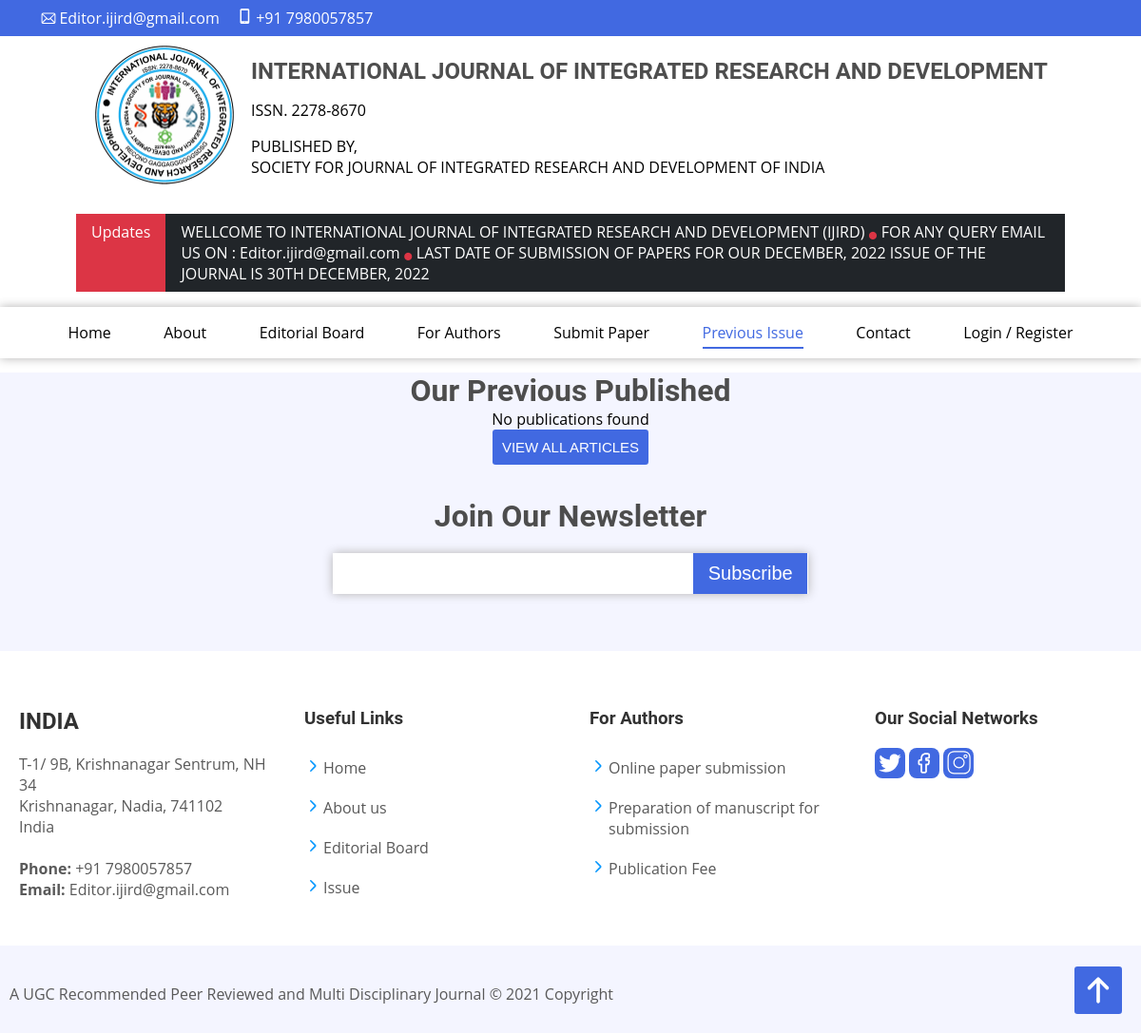
The app's page /previous-issue.php, older data.
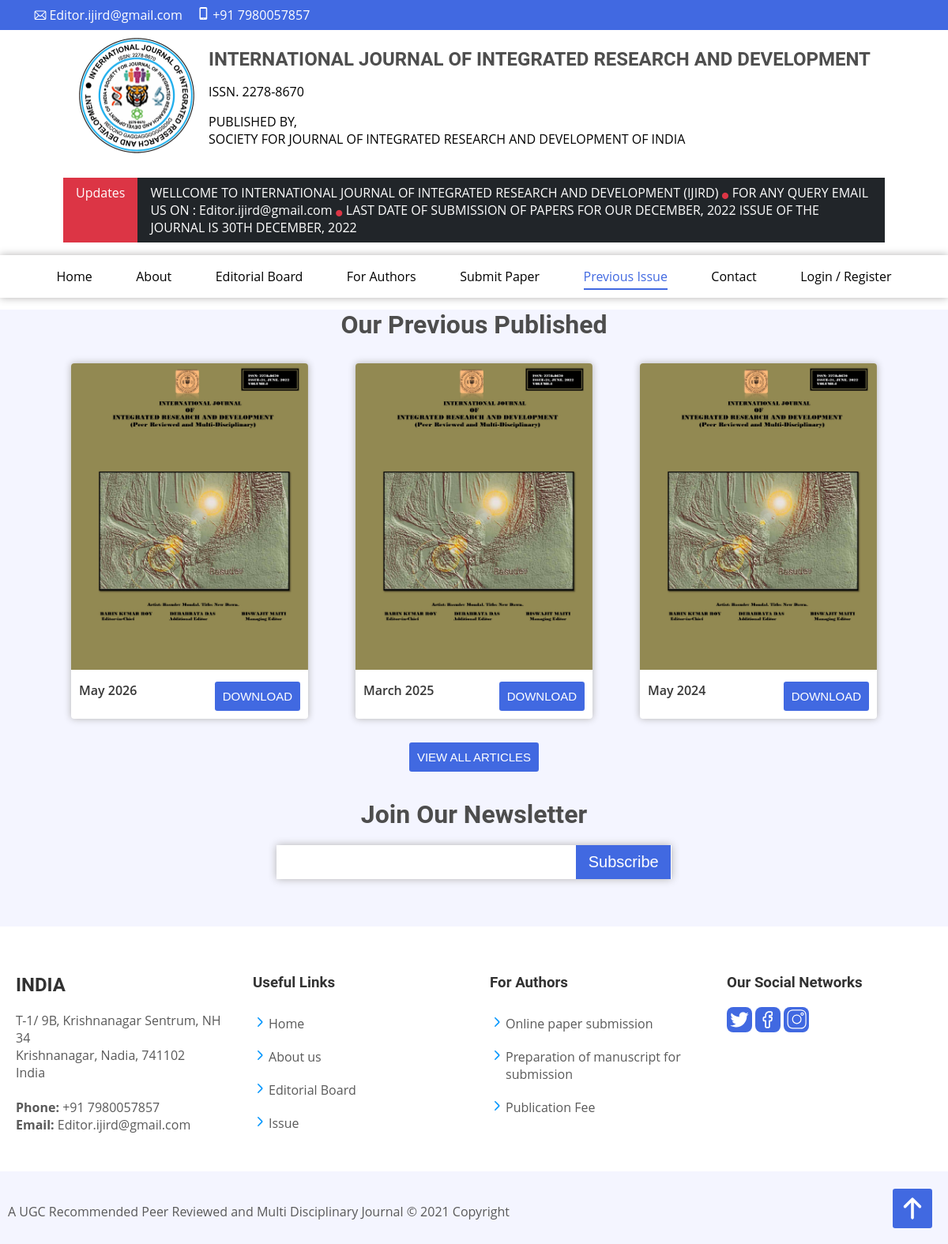
The same page, newer data.
### tables this page shows
CREATE TABLE IF NOT EXISTS `published` (
  `id` int NOT NULL AUTO_INCREMENT,
  `name` varchar(255) NOT NULL DEFAULT '0',
  `date` date NOT NULL,
  `image` varchar(255) NOT NULL DEFAULT '0',
  `path` varchar(255) NOT NULL DEFAULT '0',
  `visible` tinyint(1) NOT NULL DEFAULT '1',
  `created_at` timestamp NULL DEFAULT CURRENT_TIMESTAMP,
  PRIMARY KEY (`id`) USING BTREE
);

### previous-issue.php (the view, shortened to what this page needs)
<!DOCTYPE html>
<html lang="en">
<head>
    <link href="style/style.css" rel="stylesheet">
    <link href="style/previous-issue.css" rel="stylesheet">
    <link href="style/top_footer.css" rel="stylesheet">
</head>
<body>
    <?php require_once('page_sections/top_section.php') ?>
    <nav>
        <?php
        $current_page = "previous-issue";
        require_once('page_sections/nav.php')
            ?>
    </nav>
    <main>
        <section id="articales">
            <div class="width-limit">
                <div class="section-title">
                    <h3>Our Previous Published</h3>
                </div>
                <div class="flex center wrap">
                    <?php
                    require_once './loginsystem/connt_db.php';
                    $query = "SELECT * FROM published WHERE visible = 1 ORDER BY date DESC";
                    $result = $conn->query($query);
                    if ($result->num_rows > 0) {
                        while ($row = $result->fetch_assoc()) {
                            $formatted_date = date('F Y', strtotime($row['date']));
                            echo '
                    <div class="prev-published">
                        <div class="prev-p-box">
                            <div class="book-image">
                                <img src="' . htmlspecialchars($row['image']) . '" alt="' . htmlspecialchars($row['name']) . '">
                            </div>
                            <div class="book-download">
                                <p class="flex wrap space_btwn">' . $formatted_date . '
                                    <a href="' . htmlspecialchars($row['path']) . '" download>
                                        <button class="btn">DOWNLOAD</button>
                                    </a>
                                </p>
                            </div>
                        </div>
                    </div>';
                        }
                    } else {
                        echo '<p>No publications found</p>';
                    }
                    ?>
                </div>
                <div class="flex center">
                    <a href="#">
                        <button class="btn">VIEW ALL ARTICLES</button>
                    </a>
                </div>
            </div>
        </section>
    </main>
    <?php require_once('page_sections/footer.php') ?>
</body>
</html>

### page_sections/top_section.php
<section id="topbar">
    <div class="width-limit row-1">
        <a href="mailto:contact@example.com">
            <span class="contactinfo"><i class="email-logo"></i>Editor.ijird@gmail.com</span>
        </a>
        <span class="contactinfo"><i class="phone-logo"></i>+91 7980057857</span>
    </div>
</section>
<section id="institution">
    <div class="width-limit row-2 flex center">
        <div>
            <center><img src="images\logo\logo.gif" style="height: 150px; width: 150px;"></center>
        </div>
        <div>
            <h2>INTERNATIONAL JOURNAL OF INTEGRATED RESEARCH AND DEVELOPMENT</h2>
            <p>ISSN. 2278-8670</p>
            <p>PUBLISHED BY,<br>
                SOCIETY FOR JOURNAL OF INTEGRATED RESEARCH AND DEVELOPMENT OF INDIA</p>
        </div>
    </div>
</section>
<section id="updates">
    <div class="width-limit">
        <div class="row-3 flex center">
            <div>
                <span>Updates</span>
            </div>
            <marquee onmouseover="this.stop();" onmouseout="this.start();" id="marquee-1">
                <a href="#">
                    WELLCOME TO INTERNATIONAL JOURNAL OF INTEGRATED RESEARCH AND DEVELOPMENT (IJIRD)
                </a>
                <span>&#11044</span>
                <a href="#">
                    FOR ANY QUERY EMAIL US ON : Editor.ijird@gmail.com
                </a>
                <span>&#11044</span>
                <a href="#">
                    LAST DATE OF SUBMISSION OF PAPERS FOR OUR DECEMBER, 2022 ISSUE
                    OF THE JOURNAL IS 30TH DECEMBER, 2022
                </a>
            </marquee>
        </div>
    </div>
</section>

### page_sections/nav.php (shortened to what this page needs)
<div class="width-limit">
    <ul id="nav" class="flex even_space">
        <li <?php if ($current_page == "home") {
            echo 'class="active"';
        }
        ?>><a href="./index.php">Home</a></li>
        <li <?php if ($current_page == "about") {
            echo 'class="active"';
        }
        ?>><a href="./about.php">About</a></li>
        <li <?php if ($current_page == "editorial-board") {
            echo 'class="active"';
        }
        ?>><a href="./editorial-board.php">Editorial Board</a></li>
        <li><a href="#"><span>For Authors</span></a>
        </li>
        <li <?php if ($current_page == "submit-paper") {
            echo 'class="active"';
        }
        ?>><a href="./submit-paper.php"> Submit
                Paper </a></li>
        <li <?php if ($current_page == "previous-issue") {
            echo 'class="active"';
        }
        ?>><a href="./previous-issue.php">
                Previous Issue </a></li>
        <li><a href="./index.php#our-contact"> Contact </a></li>
        <?php
        if (isset($_SESSION['loggedin']) && $_SESSION['loggedin'] == true) {
            if ($_SESSION['start'] > $_SESSION['end'] + 0.5) {
                header("location: logout.php");
            } else {
                $_SESSION['start'] = time();
            }
            if ($current_page == "profile")
                echo '<li class="active"><a href="./profile.php">' . $_SESSION['first_name'].' '.$_SESSION['last_name'] . '</a></li>';
            else
                echo '<li><a href="./profile.php"> Profile </a></li>';
        } else {
            if ($current_page == "login")
                echo '<li class="active"><a href="./login.php"> Login / Register </a></li>';
            else
                echo '<li><a href="./login.php"> Login / Register </a></li>';
        }
        ?>
    </ul>
</div>

### page_sections/footer.php
<footer>
    <div id="newsletter">
        <div class="section-title">
            <h3>Join Our Newsletter</h3>
        </div>
        <div>
            <div id="newsletter_form">
                <form action="" method="post">
                    <input type="email" name="email" id="newsletter_email">
                    <input type="submit" onclick="newsLetter()" value="Subscribe" id="newsletter_submit" class="btn">
                </form>
            </div>
        </div>
    </div>
    <div class="outer-box">
        <div>
            <div id="links-details" class="width-limit flex even_space wrap">
                <div>
                    <h2>INDIA</h2>
                    <p>
                        T-1/ 9B, Krishnanagar Sentrum, NH 34 <br>
                        Krishnanagar, Nadia, 741102<br>
                        India <br><br>
                        <strong>Phone:</strong> +91 7980057857<br>
                        <strong>Email:</strong> Editor.ijird@gmail.com <br>
                    </p>
                </div>
                <div>
                    <h3>Useful Links</h3>
                    <ul>
                        <li><i></i><a href="#">Home</a></li>
                        <li><i></i><a href="#">About us</a></li>
                        <li><i></i><a href="#">Editorial Board</a></li>
                        <li><i></i><a href="#">Issue </a></li>
                    </ul>
                </div>
                <div>
                    <h3> For Authors </h3>
                    <ul>
                        <li><i></i><a href="#">Online paper submission</a></li>
                        <li><i></i><a href="#"> Preparation of manuscript for submission </a></li>
                        <li><i></i><a href="#">Publication Fee </a></li>
                    </ul>
                </div>
                <div>
                    <h3>Our Social Networks</h3>
                    <div id="Social-Networks">
                        <a id="twitter" href="#"></a>
                        <a id="facebook" href="#"></a>
                        <a id="instagram" href="#"></a>
                    </div>
                </div>
            </div>
        </div>
    </div>
    <div>
        <div id="ugc-copy-right" class="width-limit">
            A UGC Recommended Peer Reviewed and Multi Disciplinary Journal © 2021 Copyright
        </div>
    </div>
</footer>
<a href="#" id="back-to-top" class="btn"></a>

### style/style.css (style rules this page uses)
* { margin: 0; padding: 0; box-sizing: border-box; }
body { font-family: "Open Sans", sans-serif; }
.width-limit { max-width: 100rem; margin: auto; }
h1, h2, h3, h4, h5, h6 { font-family: "Roboto", sans-serif; }
a { color: royalblue; cursor: pointer; text-decoration: none; }
li { list-style: none; }
.flex { display: flex; }
.wrap { flex-wrap: wrap; }
.space_btwn { justify-content: space-between; }
.center { justify-content: center; }
.even_space { justify-content: space-evenly; }
nav { padding: 1rem; box-shadow: 0 0 10px rgb(179, 178, 178); background-color: white; position: sticky; top: 0px; z-index: 10; }
#nav li a { display: block; color: black; position: relative; }
.active a, #nav li a:hover { color: royalblue !important; }
.active a::after, #nav li a:hover::after { width: 100% !important; }
#nav li a::after { content: ""; position: absolute; height: 2px; bottom: -6px; left: 0; background-color: royalblue; width: 0%; transition: all 0.3s ease-in-out; }
.btn { background-color: RoyalBlue; border: none; color: white; padding: 10px 10px; cursor: pointer; font-size: 15px; border-radius: 0.2rem; text-align: center; vertical-align: middle; user-select: none; }
.section-title h3 { margin: 15px 0 0 0; font-size: 32px; font-weight: 700; text-align: center; color: rgb(77, 77, 77); }
.outer-box { background-color: white; padding: 40px 0 40px; margin: 30px 0; }

### style/previous-issue.css (style rules this page uses)
main { background: #f4f5ff; }
.prev-published { padding: 30px; }
.prev-p-box { border-radius: 4px; width: 300px; background-color: white; }
.book-image img { border-radius: 4px 4px 0px 0px; width: 100%; height: auto; }
.book-download { padding: 10px; font-weight: 600; color: rgb(55, 55, 55); }
.prev-p-box { box-shadow: 0 0 10px rgb(179, 178, 178); }

### style/top_footer.css (style rules this page uses)
.email-logo { width: 1rem; height: 1rem; margin: 0 .2rem; }
.phone-logo { width: 1rem; height: 1rem; margin: 0 .2rem; }
#topbar { background-color: royalblue; padding: .5rem 2rem; font-size: 1rem; }
.row-1 { display: flex; }
.contactinfo { color: white; padding: 0 .5rem; display: inline-block; }
#institution { margin: 0 2rem; }
.row-2 { align-items: center; }
.row-2 div { padding: .5rem; }
.row-2 div h2 { color: rgb(78, 78, 78); padding: .5rem 0; }
.row-2 div p { padding: .5rem 0; }
.row-3 { margin: 1rem 5rem; font-size: 1rem; }
.row-3 div { background-color: rgb(220, 53, 69); color: rgb(255, 255, 255); padding: .5rem 1rem; }
#marquee-1 { background-color: rgb(33, 37, 41); padding: .5rem 1rem; }
#marquee-1 a { color: rgb(255, 255, 255); }
#marquee-1 span { font-size: 0.5rem; color: rgb(220, 53, 69); }
footer { color: #595959; padding: 20px 0; background: #f4f5ff; }
footer a { color: #595959; }
#newsletter_form form { background-color: #fff; margin: auto; margin-top: 20px; width: 500px; box-shadow: 0 0 10px rgb(179, 178, 178); }
#newsletter_form form input { outline: none; }
#newsletter_email { height: 35px; font-size: 20px; width: calc(100% - 125px); border: none; }
#newsletter_submit { border-radius: 0; font-size: 20px; width: 120px; }
#newsletter { padding-bottom: 30px; }
#links-details>div { width: 300px; padding: 0 20px; position: relative; }
#links-details>div>h2 { padding: 20px 0; color: rgb(50, 50, 50); }
#links-details>div>h3 { padding: 20px 0; color: rgb(50, 50, 50); }
#links-details>div ul { position: relative; padding-left: 20px; }
#links-details>div ul>li { position: relative; padding: 10px 0; }
#links-details>div ul>li>i { height: 1rem; width: 1rem; position: absolute; left: -16px; top: 11px; }
#Social-Networks a { height: 2rem; width: 2rem; border-radius: 0.5rem; background-color: royalblue; }
#ugc-copy-right { padding: 10px 75px 10px 10px; }
#back-to-top { position: fixed; bottom: 20px; right: 20px; height: 50px; width: 50px; }

Row changes from the older to the newer data that the page shows:
added published: image+name (picture), date "May 2026"
added published: image+name (picture), date "March 2025"
added published: image+name (picture), date "May 2024"
Text that changed along with them:
text no longer shown: "No publications found"
